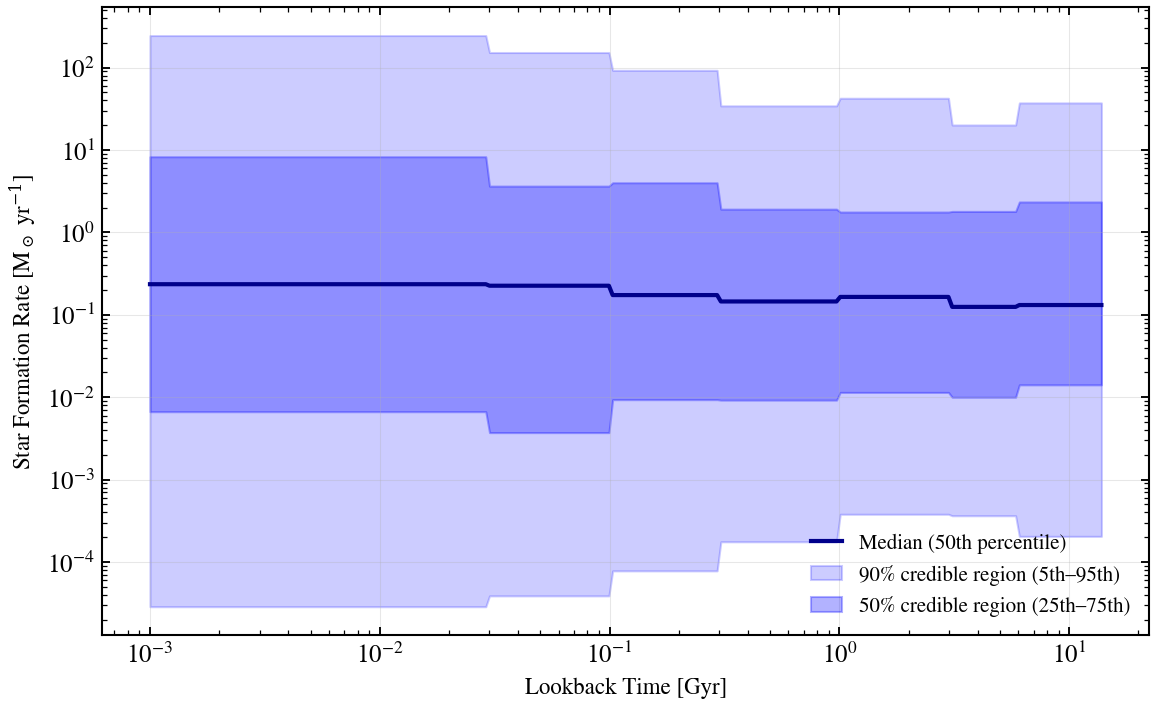

This chart was generated by the following Python code:
"""
Non-Parametric Continuity Prior: 200 Sample Draws
===================================================

The continuity prior (Leja+2019) produces smooth star formation histories
by penalizing sharp transitions in SFR ratios between adjacent age bins.
This visualization shows 200 independent samples from the prior, displayed
as percentile bands (5th, 25th, 50th, 75th, 95th) versus lookback time.

.. sphx-glr-precomputed-img:

.. image:: images/sphx_glr_plot_continuity_prior_visualisation_001.png
   :alt: plot_continuity_prior_visualisation
   :class: sphx-glr-single-img

"""

import matplotlib.pyplot as plt
import numpy as np
import jax
import jax.numpy as jnp
import jax.random as jr

from tengri import Fixed, FREE, SEDModel, load_ssp, setup_style, Parameters, Uniform

setup_style()

ssp = load_ssp()

# Build a model with continuity SFH (non-parametric, 7 bins)
# Using the nested-dict grammar with all log-SFR ratios FREE
spec = Parameters(
    mean_sfh_type="continuity",
    # 7 bins -> 6 log-SFR ratios
    sfh_cont_ratio_0=Uniform(-2.0, 2.0),
    sfh_cont_ratio_1=Uniform(-2.0, 2.0),
    sfh_cont_ratio_2=Uniform(-2.0, 2.0),
    sfh_cont_ratio_3=Uniform(-2.0, 2.0),
    sfh_cont_ratio_4=Uniform(-2.0, 2.0),
    sfh_cont_ratio_5=Uniform(-2.0, 2.0),
    met_logzsol=Fixed(-0.3),
    dust_tau_bc=Fixed(0.3),
    dust_tau_diff=Fixed(0.2),
    dust_slope=Fixed(-0.7),
    redshift=Fixed(0.1),
)

model = SEDModel(spec, ssp)

# Generate 200 prior draws
n_samples = 200
key = jr.PRNGKey(42)

# Lookback time grid for SFH evaluation (log-spaced from ~1 Myr to ~13 Gyr)
age_lookback_yr = np.logspace(6, 10.14, 256)  # 1 Myr → ~13.8 Gyr
age_lookback_gyr = age_lookback_yr / 1e9

# Store SFR arrays for each sample
sfr_samples = []

for i in range(n_samples):
    key = jr.fold_in(key, i)
    params = spec.sample(key)

    # Evaluate the continuity SFH at the lookback time grid
    # The SFH is constructed inside model.predict, so we extract it via
    # the forward model's SFH component
    pred = model.predict(params)

    # SFR is stored in pred.sfh_mean or similar; extract via component introspection
    # For now, we call the continuity function directly with the sampled ratios
    from tengri.components.stellar.sfh.nonparametric import continuity

    sfr = continuity(
        age_lookback_yr,
        log_total_mass=float(params.get("sfh_cont_log_total_mass", 10.0)),
        ratio_0=float(params.get("sfh_cont_ratio_0", 0.0)),
        ratio_1=float(params.get("sfh_cont_ratio_1", 0.0)),
        ratio_2=float(params.get("sfh_cont_ratio_2", 0.0)),
        ratio_3=float(params.get("sfh_cont_ratio_3", 0.0)),
        ratio_4=float(params.get("sfh_cont_ratio_4", 0.0)),
        ratio_5=float(params.get("sfh_cont_ratio_5", 0.0)),
    )
    sfr_samples.append(np.array(sfr))

sfr_samples = np.array(sfr_samples)  # (n_samples, n_age)

# Compute percentiles
percentiles = [5, 25, 50, 75, 95]
sfr_percs = {p: np.percentile(sfr_samples, p, axis=0) for p in percentiles}

# Plot
fig, ax = plt.subplots(figsize=(8, 5))

# Median line
ax.plot(
    age_lookback_gyr,
    sfr_percs[50],
    color="darkblue",
    linewidth=2,
    label="Median (50th percentile)",
)

# Percentile bands
ax.fill_between(
    age_lookback_gyr,
    sfr_percs[5],
    sfr_percs[95],
    alpha=0.2,
    color="blue",
    label="90% credible region (5th–95th)",
)
ax.fill_between(
    age_lookback_gyr,
    sfr_percs[25],
    sfr_percs[75],
    alpha=0.3,
    color="blue",
    label="50% credible region (25th–75th)",
)

ax.set_xlabel("Lookback Time [Gyr]", fontsize=11)
ax.set_ylabel(r"Star Formation Rate [M$_\odot$ yr$^{-1}$]", fontsize=11)
ax.set_xscale("log")
ax.set_yscale("log")
ax.legend(fontsize=10)
ax.grid(True, alpha=0.3)

plt.tight_layout()
import os
script_dir = os.path.dirname(os.path.abspath(__file__))
png_path = os.path.join(script_dir, "plot_continuity_prior_visualisation.png")
plt.savefig(png_path, dpi=150, bbox_inches="tight")
plt.show()
